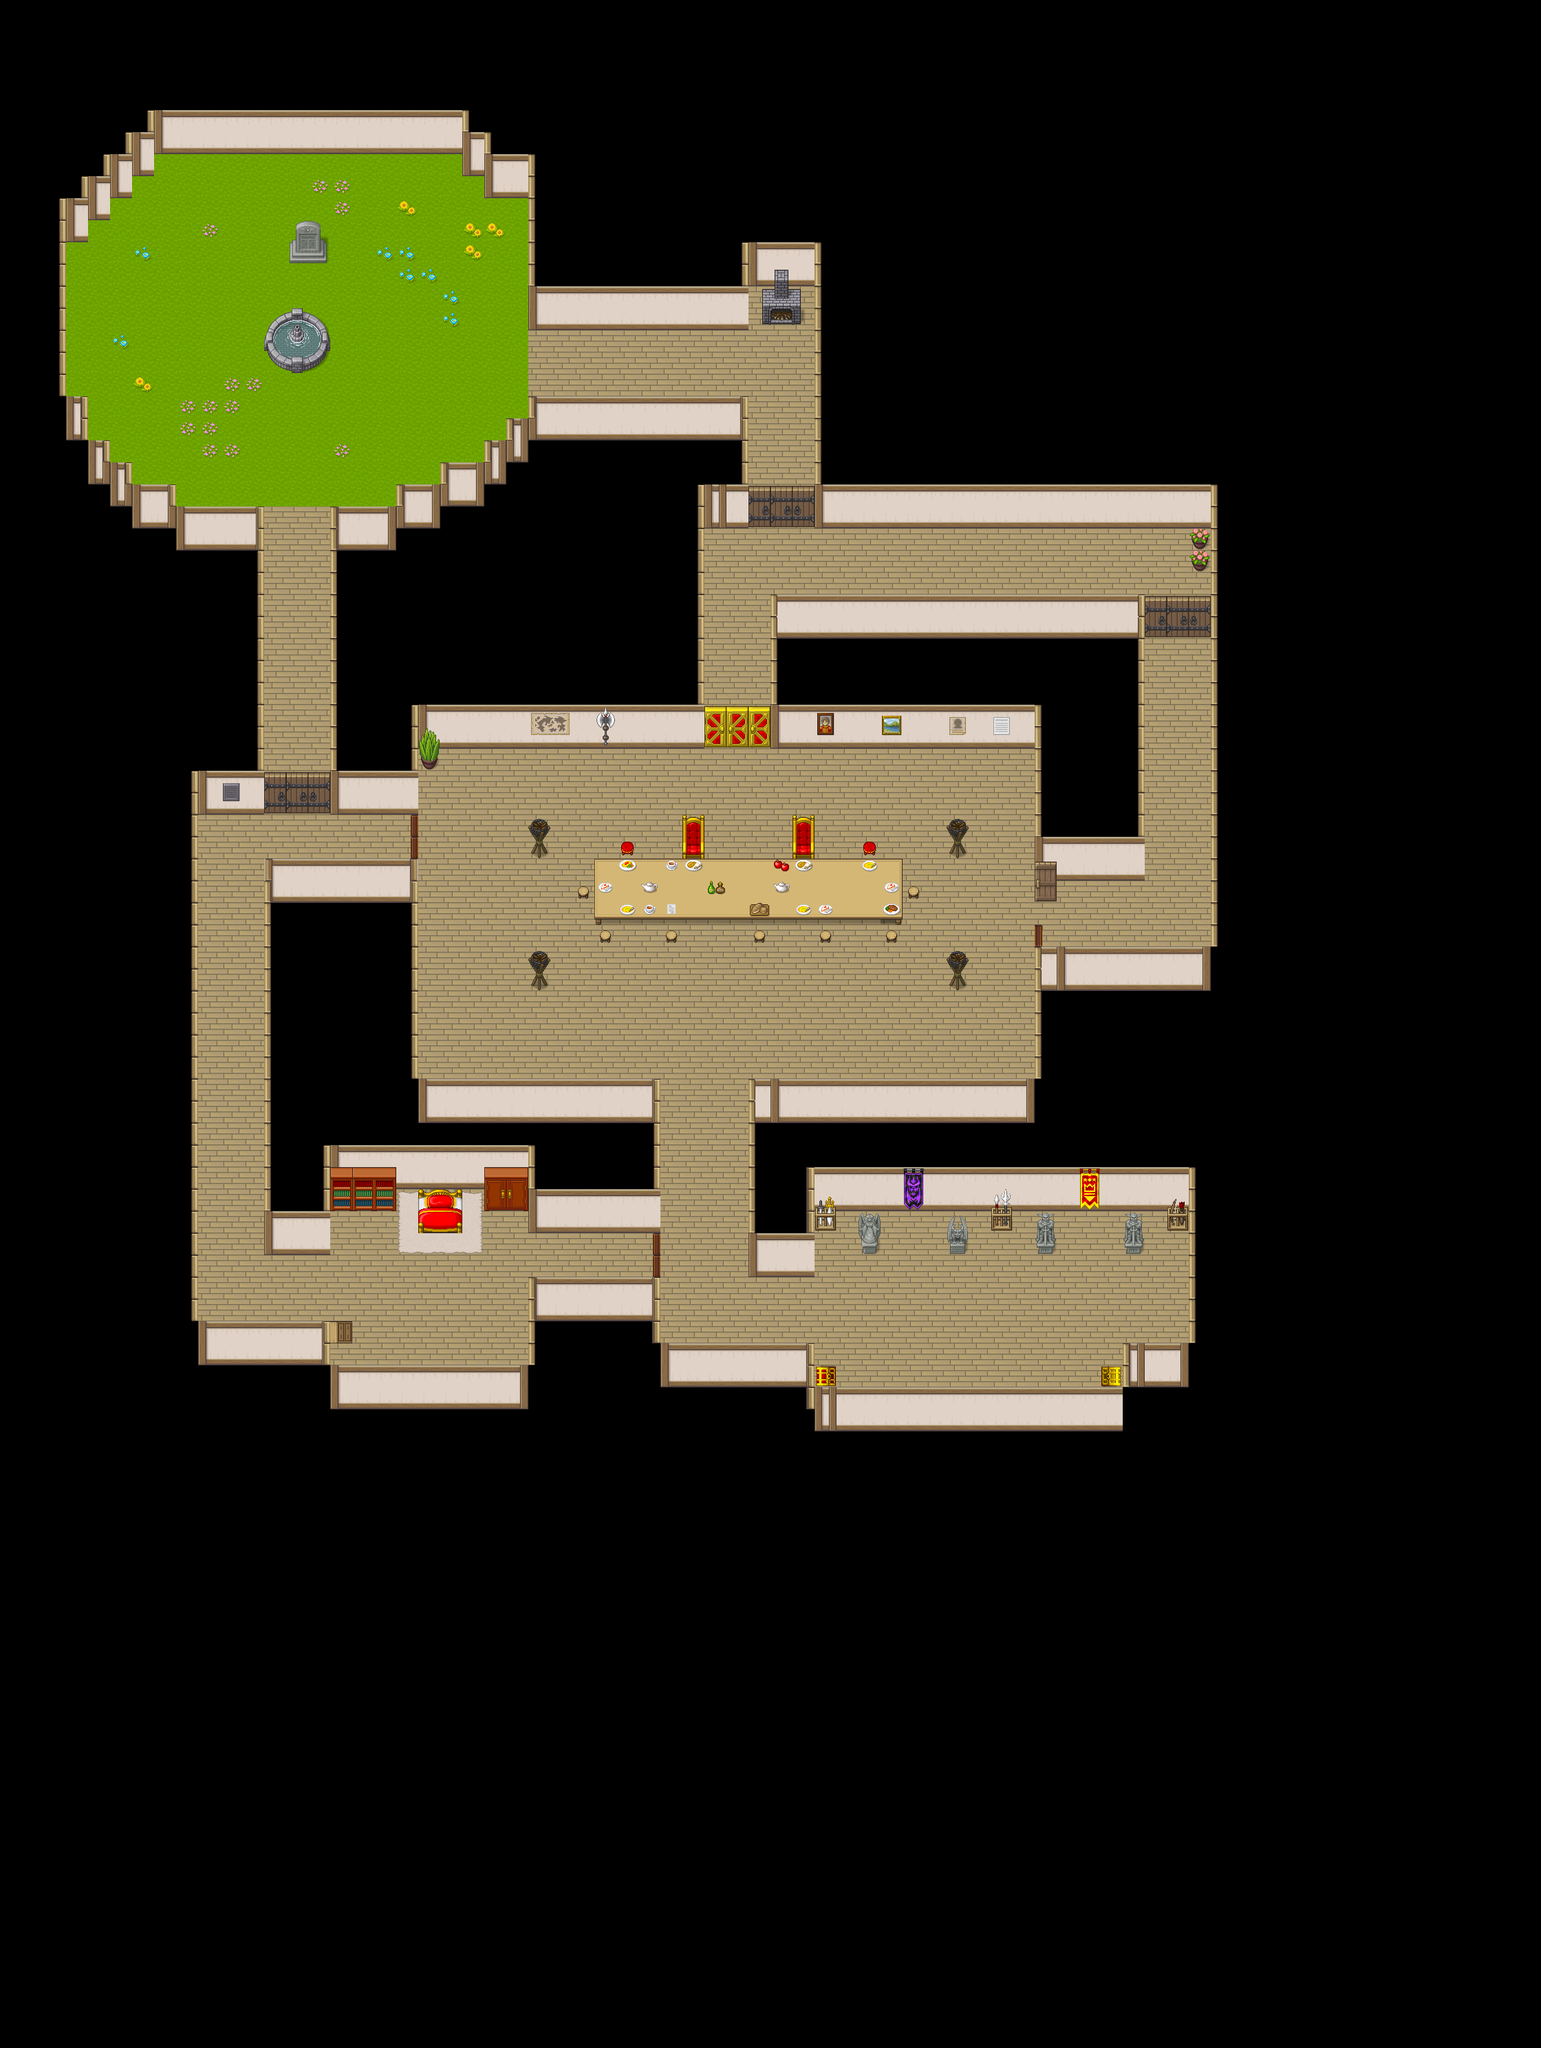

This is a level from a 2D game, rendered from its Tiled map with the project's own tilesets. A one-line summary and the map file follow, with tile-layer data summarised:
An orthogonal 70x93 tile map with 32x32 px tiles, 4 tile layers (Calque 1, Calque 4, Calque 3, Calque 2).

<map version="1.2" tiledversion="1.2.4" orientation="orthogonal" renderorder="left-up" width="70" height="93" tilewidth="32" tileheight="32" infinite="0" nextlayerid="7" nextobjectid="1">
 <tileset firstgid="1" name="BigChipo" tilewidth="32" tileheight="32" tilecount="1064" columns="8">
  <image source="../places/BigChipo.png" width="256" height="4256" />
 </tileset>
 <layer id="2" name="Calque 1" width="70" height="93">
  <data>[6510 cells, 1842 non-empty, 11 distinct tile ids]</data>
 </layer>
 <layer id="6" name="Calque 4" width="70" height="93">
  <data>[6510 cells, 87 non-empty, 36 distinct tile ids]</data>
 </layer>
 <layer id="5" name="Calque 3" width="70" height="93">
  <data>[6510 cells, 45 non-empty, 41 distinct tile ids]</data>
 </layer>
 <layer id="4" name="Calque 2" width="70" height="93">
  <data>[6510 cells, 355 non-empty, 61 distinct tile ids]</data>
 </layer>
</map>
